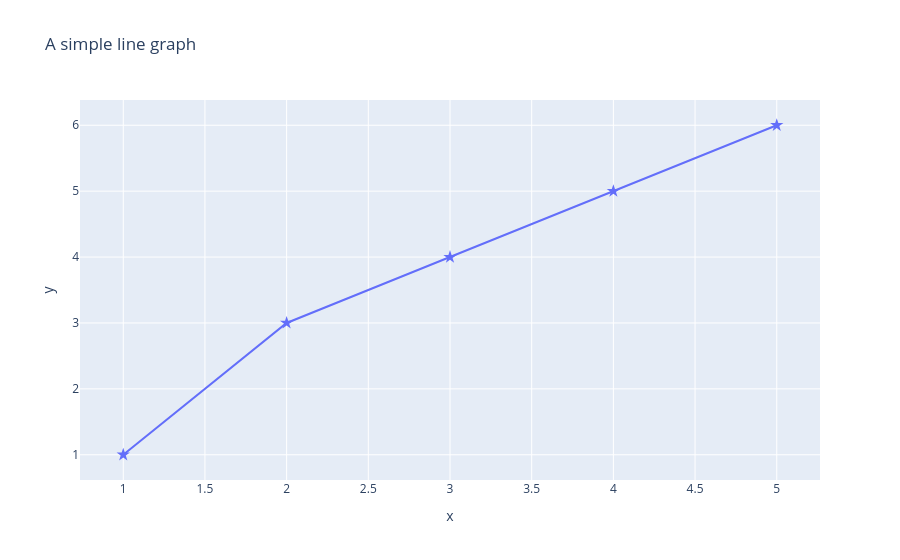

Notebook code for this chart:
### Code cell
import plotly.express as px

X= [1,2,3,4,5]
Y= [1,3,4,5,6]
fig = px.line( x = X ,
              y = Y,
              title = 'A simple line graph',
              markers=True)
fig.update_traces(marker=dict(symbol='star',size=10))
fig.show()

### Figure 1 — Plotly figure (JSON) as saved in the notebook; plotly's stock layout.template omitted (floating-point values rounded to 4 significant figures)
{"data": [{"hovertemplate": "x=%{x}<br>y=%{y}<extra></extra>", "legendgroup": "", "line": {"color": "#636efa", "dash": "solid"}, "marker": {"size": 10, "symbol": "star"}, "mode": "lines+markers", "name": "", "orientation": "v", "showlegend": false, "type": "scatter", "x": [1, 2, 3, 4, 5], "xaxis": "x", "y": [1, 3, 4, 5, 6], "yaxis": "y"}], "layout": {"legend": {"tracegroupgap": 0}, "title": {"text": "A simple line graph"}, "xaxis": {"anchor": "y", "domain": [0, 1], "title": {"text": "x"}}, "yaxis": {"anchor": "x", "domain": [0, 1], "title": {"text": "y"}}}}
